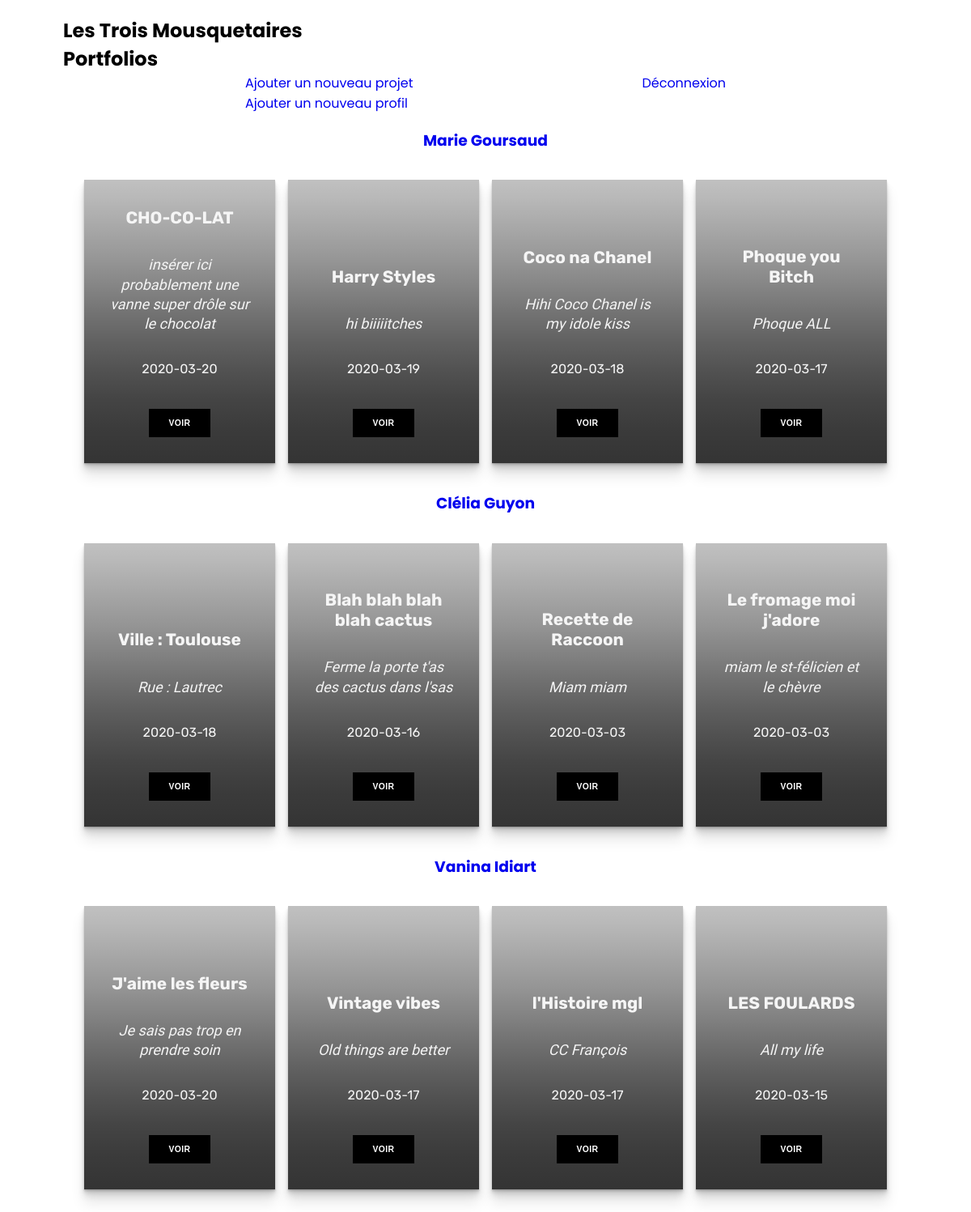
Page / (signed in) on the committed database.
### tables this page shows
CREATE TABLE IF NOT EXISTS `projet` (
  `NumPro` int(4) NOT NULL AUTO_INCREMENT,
  `DtCreaPro` date DEFAULT NULL,
  `LibTitrPro` text,
  `LibChapo` text,
  `Parag1` text,
  `Parag2` text,
  `LibConclu` text,
  `UrlPhoto` text,
  `NumProfil` char(8) NOT NULL,
  PRIMARY KEY (`NumPro`)
);

### connexion/session.php (called while the page is built)
<?php
if (isset($_SESSION['Connected']) && !empty($_SESSION['Connected'])) {
    $Connected = $_SESSION['Connected'];
}
else {
    $Connected = false;
}
?>

### index.php (the view, shortened to what this page needs)
<?php
    require('connexion/connect.php');
    require('connexion/session.php');
    $reponse = $bdPdo->query('SELECT * FROM projet ORDER BY DtCreAPro DESC');
    $reponseCle = $bdPdo->query('SELECT * FROM projet ORDER BY DtCreAPro DESC');
    $reponseV = $bdPdo->query('SELECT * FROM projet ORDER BY DtCreAPro DESC');
?>
<!doctype html>
<html lang="fr">
<head>
    <link rel="stylesheet" href="css/style.css">
</head>
    <body>
        <nav>
            <h1> Les Trois Mousquetaires <br> Portfolios</h1>
            <?php
                if($Connected == true){
            ?>
            <div class="row">
                <div class="col-lg-6 text-center">
                    <a class='connect' href='formulaire/formulaire.php'>Ajouter un nouveau projet</a>
                </div>
                 <div class="col-lg-6 text-center">
                    <a class='connect' href='form_profil/form_pro.php'>Ajouter un nouveau profil</a>
                </div>
            </div>
             <div class="col-lg-6">
                <a href="connexion/disconnected.php">Déconnexion</a>
            </div>
            <?php }
                else{
            ?>
            <a href="connexion/login_form.php">Se connecter</a>
        </nav>
        <?php }
         ?>
        <section>
            <div class="name">
                <h3>
                    <a href="profil/profil.php?NumProfil=1"> Marie Goursaud</a>
                </h3>
            </div>
            <div class="projects">
                <main class="page-content">
            <?php
            while ($projets = $reponse->fetch()) {
                if ($projets['NumProfil'] == 1){
                ?>
                    <div class="card Marie" style="background-image: url(<?= $projets['UrlPhoto'] ?>);">
                    <div class="content">
                        <h2 class="title"><?= $projets['LibTitrPro'] ?></h2>
                        <p class="copy"><?= $projets['LibChapo'] ?></p>
                        <time><?= $projets['DtCreaPro'] ?></time>
                    <form action= "projet/projet.php" method="POST" >
                        <button class="btn">VOIR</button>
                    </form>
                    </div>
                    </div>
                    <?php } } ?>
                </main>
            </div>
        </section>
        <section>
            <div class="name">
               <h3>
                    <a href="profil/profil.php?NumProfil=2"> Clélia Guyon</a>
                </h3>
            </div>
            <div class="projects">
                <main class="page-content">
            <?php
            while ($projetCle = $reponseCle->fetch()) {
                if ($projetCle['NumProfil'] == 2){
                ?>
                    <div class="card Clelia" style="background-image: url(<?= $projetCle['UrlPhoto'] ?>);">
                    <div class="content">
                        <h2 class="title"><?= $projetCle['LibTitrPro'] ?></h2>
                        <p class="copy"><?= $projetCle['LibChapo'] ?></p>
                        <time><?= $projetCle['DtCreaPro'] ?></time>
                    <form action= "projet/projet.php" method="POST" >
                        <button class="btn">VOIR</button>
                    </form>
                    </div>
                    </div>
                    <?php } } ?>
                </main>
            </div>
        </section>
        <section>
            <div class="name">
                <h3>
                    <a href="profil/profil.php?NumProfil=3"> Vanina Idiart</a>
                </h3>
            </div>
            <div class="projects">
                <main class="page-content">
             <?php
            while ($projetV = $reponseV->fetch()) {
                if ($projetV['NumProfil'] == 3){
                ?>
                    <div class="card van" style="background-image: url(<?= $projetV['UrlPhoto'] ?>);">
                    <div class="content">
                        <h2 class="title"><?= $projetV['LibTitrPro'] ?></h2>
                        <p class="copy"><?= $projetV['LibChapo'] ?></p>
                        <time><?= $projetV['DtCreaPro'] ?></time>
                    <form action= "projet/projet.php" method="POST" >
                        <button class="btn">VOIR</button>
                    </form>
                    </div>
                    </div>
                    <?php } } ?>
                </main>
            </div>
        </section>
      </body>
</html>

### css/style.css (style rules this page uses)
:root { --d: 700ms; --e: cubic-bezier(0.19, 1, 0.22, 1); --font-sans: 'Rubik', sans-serif; --font-serif: 'Cardo', serif; }
* { box-sizing: border-box; }
body { font-family: 'Poppins', sans-serif; margin: 0; left: 0; }
h1, a { margin: 0; bottom: 0; }
nav { margin: 0; padding: 20px; position: relative; display: flex; justify-content: space-evenly; flex-wrap: wrap; }
nav h1 { flex-basis: 90%; }
nav a { margin-top: 7px; text-decoration: none; }
.name { text-align: center; }
.projects { display: flex; justify-content: space-around; }
.page-content { display: grid; grid-gap: 1rem; padding: 1rem; max-width: 1024px; font-family: var(--font-sans); }
@media (min-width: 600px) { .page-content { grid-template-columns: repeat(2, 1fr); } }
@media (min-width: 800px) { .page-content { grid-template-columns: repeat(4, 1fr); } }
.card { position: relative; display: -webkit-box; display: flex; -webkit-box-align: end; align-items: flex-end; overflow: hidden; padding: 1rem; width: 100%; text-align: center; color: whitesmoke; background-color: whitesmoke; box-shadow: 0 1px 1px rgba(0, 0, 0, 0.1), 0 2px 2px rgba(0, 0, 0, 0.1), 0 4px 4px rgba(0, 0, 0, 0.1), 0 8px 8px rgba(0, 0, 0, 0.1), 0 16px 16px rgba(0, 0, 0, 0.1); }
@media (min-width: 600px) { .card { height: 350px; } }
.card:before { content: ''; position: absolute; top: 0; left: 0; width: 100%; height: 110%; background-size: cover; background-position: 0 0; -webkit-transition: -webkit-transform calc(var(--d) * 1.5) var(--e); transition: -webkit-transform calc(var(--d) * 1.5) var(--e); transition: transform calc(var(--d) * 1.5) var(--e); transition: transform calc(var(--d) * 1.5) var(--e), -webkit-transform calc(var(--d) * 1.5) var(--e); pointer-events: none; }
.card:after { content: ''; display: block; position: absolute; top: 0; left: 0; width: 100%; height: 200%; pointer-events: none; background-image: -webkit-gradient(linear, left top, left bottom, from(rgba(0, 0, 0, 0)), color-stop(11.7%, rgba(0, 0, 0, 0.009)), color-stop(22.1%, rgba(0, 0, 0, 0.034)), color-stop(31.2%, rgba(0, 0, 0, 0.072)), color-stop(39.4%, rgba(0, 0, 0, 0.123)), color-stop(46.6%, rgba(0, 0, 0, 0.182)), color-stop(53.1%, rgba(0, 0, 0, 0.249)), color-stop(58.9%, rgba(0, 0, 0, 0.32)), color-stop(64.3%, rgba(0, 0, 0, 0.394)), color-stop(69.3%, rgba(0, 0, 0, 0.468)), color-stop(74.1%, rgba(0, 0, 0, 0.54)), color-stop(78.8%, rgba(0, 0, 0, 0.607)), color-stop(83.6%, rgba(0, 0, 0, 0.668)), color-stop(88.7%, rgba(0, 0, 0, 0.721)), color-stop(94.1%, rgba(0, 0, 0, 0.762)), to(rgba(0, 0, 0, 0.79))); background-image: linear-gradient(to bottom, rgba(0, 0, 0, 0) 0%, rgba(0, 0, 0, 0.009) 11.7%, rgba(0, 0, 0, 0.034) 22.1%, rgba(0, 0, 0, 0.072) 31.2%, rgba(0, 0, 0, 0.123) 39.4%, rgba(0, 0, 0, 0.182) 46.6%, rgba(0, 0, 0, 0.249) 53.1%, rgba(0, 0, 0, 0.32) 58.9%, rgba(0, 0, 0, 0.394) 64.3%, rgba(0, 0, 0, 0.468) 69.3%, rgba(0, 0, 0, 0.54) 74.1%, rgba(0, 0, 0, 0.607) 78.8%, rgba(0, 0, 0, 0.668) 83.6%, rgba(0, 0, 0, 0.721) 88.7%, rgba(0, 0, 0, 0.762) 94.1%, rgba(0, 0, 0, 0.79) 100%); -webkit-transform: translateY(-50%); transform: translateY(-50%); -webkit-transition: -webkit-transform calc(var(--d) * 2) var(--e); transition: -webkit-transform calc(var(--d) * 2) var(--e); transition: transform calc(var(--d) * 2) var(--e); transition: transform calc(var(--d) * 2) var(--e), -webkit-transform calc(var(--d) * 2) var(--e); }
.content { position: relative; display: -webkit-box; display: flex; -webkit-box-orient: vertical; -webkit-box-direction: normal; flex-direction: column; -webkit-box-align: center; align-items: center; width: 100%; padding: 1rem; -webkit-transition: -webkit-transform var(--d) var(--e); transition: -webkit-transform var(--d) var(--e); transition: transform var(--d) var(--e); transition: transform var(--d) var(--e), -webkit-transform var(--d) var(--e); z-index: 1; }
.content > * + * { margin-top: 1rem; }
.title { font-size: 1.3rem; font-weight: bold; line-height: 1.2; }
.copy { font-family: var(--font-serif); font-size: 1.125rem; font-style: italic; line-height: 1.35; }
.btn { cursor: pointer; margin-top: 1.5rem; padding: 0.75rem 1.5rem; font-size: 0.65rem; font-weight: bold; letter-spacing: 0.025rem; text-transform: uppercase; color: white; background-color: black; border: none; }

### rows in the picture
projet: LibTitrPro "CHO-CO-LAT", LibChapo "insérer ici probablement une vanne super drôle sur le chocolat", DtCreaPro "2020-03-20"
projet: LibTitrPro "Harry Styles", LibChapo "hi biiiiitches", DtCreaPro "2020-03-19"
projet: LibTitrPro "Coco na Chanel", LibChapo "Hihi Coco Chanel is my idole kiss", DtCreaPro "2020-03-18"
projet: LibTitrPro "Phoque you Bitch", LibChapo "Phoque ALL", DtCreaPro "2020-03-17"
projet: LibTitrPro "Ville : Toulouse", LibChapo "Rue : Lautrec", DtCreaPro "2020-03-18"
projet: LibTitrPro "Blah blah blah blah cactus", LibChapo "Ferme la porte t'as des cactus dans l'sas", DtCreaPro "2020-03-16"
projet: LibTitrPro "Recette de Raccoon", LibChapo "Miam miam", DtCreaPro "2020-03-03"
projet: LibTitrPro "Le fromage moi j'adore", LibChapo "miam le st-félicien et le chèvre", DtCreaPro "2020-03-03"
projet: LibTitrPro "J'aime les fleurs", LibChapo "Je sais pas trop en prendre soin", DtCreaPro "2020-03-20"
projet: LibTitrPro "Vintage vibes", LibChapo "Old things are better", DtCreaPro "2020-03-17"
projet: LibTitrPro "l'Histoire mgl", LibChapo "CC François", DtCreaPro "2020-03-17"
projet: LibTitrPro "LES FOULARDS", LibChapo "All my life", DtCreaPro "2020-03-15"
